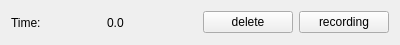
<?xml version="1.0" encoding="UTF-8"?>
<ui version="4.0">
 <class>SampleForm</class>
 <widget class="QWidget" name="SampleForm">
  <property name="geometry">
   <rect>
    <x>0</x>
    <y>0</y>
    <width>400</width>
    <height>45</height>
   </rect>
  </property>
  <property name="windowTitle">
   <string>Form</string>
  </property>
  <layout class="QHBoxLayout" name="horizontalLayout">
   <item>
    <widget class="QLabel" name="mLTInfo">
     <property name="text">
      <string>Time:</string>
     </property>
    </widget>
   </item>
   <item>
    <widget class="QLabel" name="mLTime">
     <property name="text">
      <string>0.0</string>
     </property>
    </widget>
   </item>
   <item>
    <widget class="QPushButton" name="mPBDelete">
     <property name="text">
      <string>delete</string>
     </property>
    </widget>
   </item>
   <item>
    <widget class="QPushButton" name="mPBRecording">
     <property name="text">
      <string>recording</string>
     </property>
    </widget>
   </item>
  </layout>
 </widget>
 <resources/>
 <connections>
  <connection>
   <sender>mPBDelete</sender>
   <signal>clicked()</signal>
   <receiver>SampleForm</receiver>
   <slot>onDelete()</slot>
   <hints>
    <hint type="sourcelabel">
     <x>282</x>
     <y>19</y>
    </hint>
    <hint type="destinationlabel">
     <x>317</x>
     <y>39</y>
    </hint>
   </hints>
  </connection>
  <connection>
   <sender>mPBRecording</sender>
   <signal>clicked()</signal>
   <receiver>SampleForm</receiver>
   <slot>onRecording()</slot>
   <hints>
    <hint type="sourcelabel">
     <x>348</x>
     <y>21</y>
    </hint>
    <hint type="destinationlabel">
     <x>346</x>
     <y>-1</y>
    </hint>
   </hints>
  </connection>
 </connections>
 <slots>
  <slot>onDelete()</slot>
  <slot>onRecording()</slot>
 </slots>
</ui>
